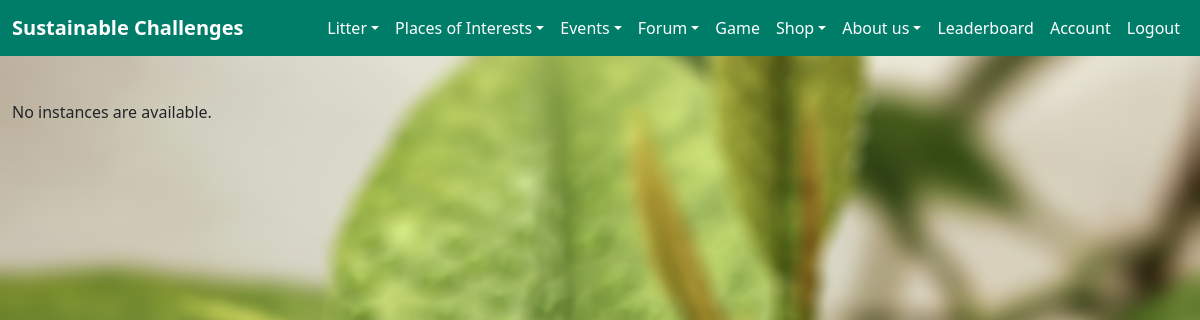
Page /litter/latest/ (signed in) on the earlier database version.
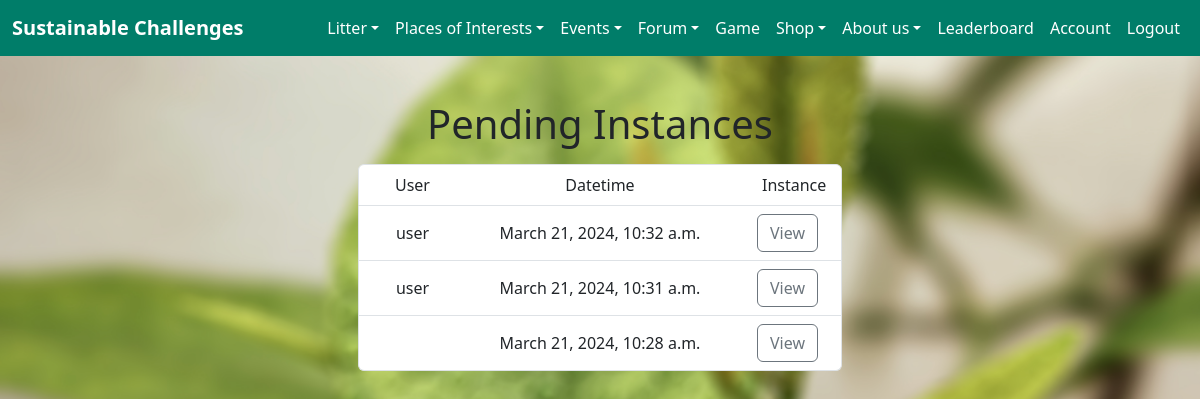
Same page on the later database version.
### litter/models.py (models this page shows, shortened)
class LitterInstance(models.Model):
    user = models.ForeignKey(User, on_delete=models.CASCADE, verbose_name="User")
    lat = models.DecimalField("Latitude", default=0, decimal_places=7, max_digits=10)
    lon = models.DecimalField("Longitude", default=0, decimal_places=7, max_digits=10)
    img = models.ImageField("Image", null=True, blank=True, upload_to='images/litter/')
    datetime = models.DateTimeField("Date submitted")
    approved = models.IntegerField("Approval status", default=0)

### authuser/models.py (models this page shows, shortened)
class User(AbstractBaseUser, PermissionsMixin):
    email = models.EmailField(unique=True)
    username = models.CharField(max_length=30, unique=True, default="")
    first_name = models.CharField(max_length=30, default="")
    last_name = models.CharField(max_length=30, default="")
    points = models.IntegerField(default=0)
    level = models.IntegerField(default=1)
    tasks_till_next = models.IntegerField(default=1)
    GAME_MANAGER = None
    is_active = models.BooleanField(default=True)
    is_superuser = models.BooleanField(default=False)
    is_staff = models.BooleanField(default=False)
    date_joined = models.DateTimeField(default=timezone.now)
    last_login = models.DateTimeField(blank=True, null=True)
    objects = CustomUserManager()
    USERNAME_FIELD = 'email'
    EMAIL_FIELD = 'email'
    REQUIRED_FIELDS = []
    groups = models.ManyToManyField(
        'auth.Group',
        related_name='user_groups',
        blank=True,
        verbose_name='groups',
        help_text='The groups this user belongs to. A user will get all permissions granted to these groups.',
    )
    user_permissions = models.ManyToManyField(
        'auth.Permission',
        related_name='user_permissions',
        blank=True,
        verbose_name='user permissions',
        help_text='Specific permissions for this user.',
        related_query_name='user',
    )
    class Meta:
        verbose_name = 'User'
        verbose_name_plural = 'Users'

### litter/views.py (the view)
# urls.py: path("latest/", views.latest, name="latest"),
@login_required
def latest(request: HttpRequest) -> HttpResponse:
    if not request.user.is_staff:
        return HttpResponseForbidden()
    valid_instances = LitterInstance.objects.filter(approved=0).order_by("-datetime")
    return render(request, "litter/latest.html", {"latest_instance_list": valid_instances,
                                                  "is_staff": request.user.is_staff})

### litter/templates/litter/latest.html
{%  extends "base.html" %}
{% block content %}
{% if is_staff %}
    {% if latest_instance_list %}
    <div class="row">
        <div class="col col-sm-12 text-center "><h1>Pending Instances</h1></div>
    </div>
    <div class="row justify-content-md-center">
        <ul class="col col-sm-12 list-group p-2 col-lg-5">
            <li class="list-group-item">
                <div class="container-fluid">
                    <div class="row">
                        <div class="col col-sm-2 col-md-2 text-center">User</div>
                        <div class="col col-sm-9 col-md-8 text-center">Datetime</div>
                        <div class="col col-sm-1 col-md-2 text-center">Instance</div>
                    </div>
                </div>
            </li>
            {% for instance in latest_instance_list %}
                <li class="list-group-item">
                    <div class="container-fluid">
                        <div class="row">
                            <div class="col col-sm-2 col-md-2 text-center d-flex align-items-center justify-content-center">{{instance.user.username}}</div>
                            <div class="col col-sm-9 col-md-8 text-center d-flex align-items-center justify-content-center">{{instance.datetime}}</div>
                            <div class="col col-sm-1 col-md-2 text-center d-flex align-items-center justify-content-center"><a role="button" class="btn btn-outline-secondary" href="{% url 'litter:instance' instance.id %}">View</a></div>
                        </div>
                    </div>
                </li>
            {% endfor %}
        </ul>
    </div>
    {% else %}
    <p>No instances are available.</p>
    {% endif %}
{% else %}
    <p>You do not have permission to view this data</p>
{% endif %}
{% endblock %}

Differences in the rows shown:
added LitterInstance: user.username "user", datetime "March 21, 2024, 10:32 a.m."
added LitterInstance: user.username "user", datetime "March 21, 2024, 10:31 a.m."
added LitterInstance: datetime "March 21, 2024, 10:28 a.m."
Other differences:
text no longer shown: "No instances are available."
text now shown: "Pending Instances User Datetime Instance"
